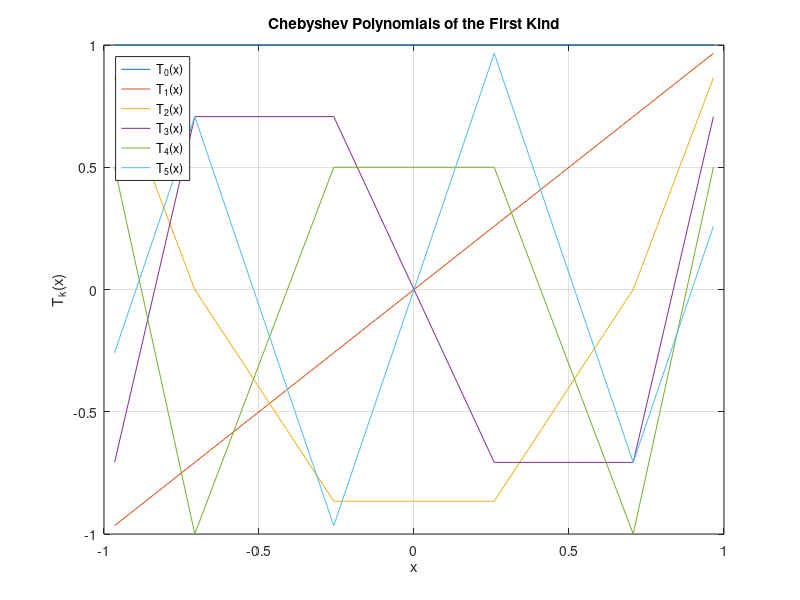

The MATLAB source for this figure:
% Define the degree of Chebyshev Polynomials
degree = 5;

% Define the interval [-1, 1]
a = -1;
b = 1;

% Calculate Chebyshev nodes
nodes = cos(pi * (2 * (degree:-1:0) + 1) / (2 * (degree + 1)));

% Evaluate Chebyshev Polynomials at the nodes
chebyshev_polynomials = zeros(degree + 1, length(nodes));
for k = 0:degree
    chebyshev_polynomials(k + 1, :) = cos(k * acos(nodes));
end

% Plot Chebyshev Polynomials
figure;
for k = 0:degree
    plot(nodes, chebyshev_polynomials(k + 1, :), 'DisplayName', sprintf('T_%d(x)', k));
    hold on;
end
xlabel('x');
ylabel('T_k(x)');
title('Chebyshev Polynomials of the First Kind');
legend('Location', 'Northwest');
grid on;
hold off;
